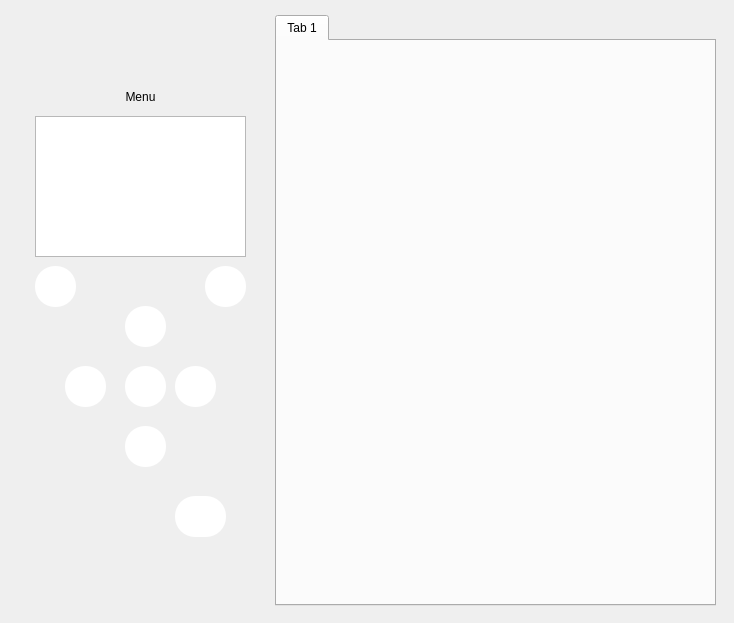
<?xml version="1.0" encoding="UTF-8"?>
<ui version="4.0">
 <class>MainWindow</class>
 <widget class="QMainWindow" name="MainWindow">
  <property name="geometry">
   <rect>
    <x>0</x>
    <y>0</y>
    <width>734</width>
    <height>623</height>
   </rect>
  </property>
  <property name="windowTitle">
   <string>MainWindow</string>
  </property>
  <widget class="QWidget" name="centralwidget">
   <widget class="QWidget" name="horizontalLayoutWidget">
    <property name="geometry">
     <rect>
      <x>10</x>
      <y>10</y>
      <width>711</width>
      <height>601</height>
     </rect>
    </property>
    <layout class="QHBoxLayout" name="horizontalLayout" stretch="0,0">
     <property name="spacing">
      <number>10</number>
     </property>
     <property name="leftMargin">
      <number>5</number>
     </property>
     <property name="topMargin">
      <number>5</number>
     </property>
     <property name="rightMargin">
      <number>5</number>
     </property>
     <property name="bottomMargin">
      <number>5</number>
     </property>
     <item>
      <widget class="QWidget" name="widget" native="true">
       <property name="sizePolicy">
        <sizepolicy hsizetype="MinimumExpanding" vsizetype="MinimumExpanding">
         <horstretch>0</horstretch>
         <verstretch>0</verstretch>
        </sizepolicy>
       </property>
       <property name="minimumSize">
        <size>
         <width>250</width>
         <height>488</height>
        </size>
       </property>
       <property name="maximumSize">
        <size>
         <width>250</width>
         <height>488</height>
        </size>
       </property>
       <property name="baseSize">
        <size>
         <width>250</width>
         <height>488</height>
        </size>
       </property>
       <widget class="QPushButton" name="okButton">
        <property name="geometry">
         <rect>
          <x>110</x>
          <y>300</y>
          <width>41</width>
          <height>41</height>
         </rect>
        </property>
        <property name="styleSheet">
         <string notr="true">QPushButton {
image: url(:/buttons/okButton.svg);
background-color: #ffffff;
border-radius: 20px;
}

QPushButton:pressed {
	background-color: #ffd300;
}</string>
        </property>
        <property name="text">
         <string/>
        </property>
       </widget>
       <widget class="QPushButton" name="menuButton">
        <property name="geometry">
         <rect>
          <x>190</x>
          <y>200</y>
          <width>41</width>
          <height>41</height>
         </rect>
        </property>
        <property name="styleSheet">
         <string notr="true">QPushButton {
image: url(:/buttons/menuButton.svg);
background-color: #ffffff;
border-radius: 20px;
}

QPushButton:pressed {
	background-color: #ffd300;
}</string>
        </property>
        <property name="text">
         <string/>
        </property>
       </widget>
       <widget class="QPushButton" name="backButton">
        <property name="geometry">
         <rect>
          <x>20</x>
          <y>200</y>
          <width>41</width>
          <height>41</height>
         </rect>
        </property>
        <property name="styleSheet">
         <string notr="true">QPushButton {
image: url(:/buttons/backButton.svg);
background-color: #ffffff;
border-radius: 20px;
}

QPushButton:pressed {
	background-color: #ffd300;
}</string>
        </property>
        <property name="text">
         <string/>
        </property>
       </widget>
       <widget class="QPushButton" name="upButton">
        <property name="geometry">
         <rect>
          <x>110</x>
          <y>240</y>
          <width>41</width>
          <height>41</height>
         </rect>
        </property>
        <property name="styleSheet">
         <string notr="true">QPushButton {
image: url(:/buttons/upButton.svg);
background-color: #ffffff;
border-radius: 20px;
}

QPushButton:pressed {
	background-color: #ffd300;
}</string>
        </property>
        <property name="text">
         <string/>
        </property>
       </widget>
       <widget class="QPushButton" name="rightButton">
        <property name="geometry">
         <rect>
          <x>160</x>
          <y>300</y>
          <width>41</width>
          <height>41</height>
         </rect>
        </property>
        <property name="styleSheet">
         <string notr="true">QPushButton {
image: url(:/buttons/rightButton.svg);
background-color: #ffffff;
border-radius: 20px;
}

QPushButton:pressed {
	background-color: #ffd300;
}</string>
        </property>
        <property name="text">
         <string/>
        </property>
       </widget>
       <widget class="QPushButton" name="leftButton">
        <property name="geometry">
         <rect>
          <x>50</x>
          <y>300</y>
          <width>41</width>
          <height>41</height>
         </rect>
        </property>
        <property name="styleSheet">
         <string notr="true">QPushButton {
image: url(:/buttons/leftButton.svg);
background-color: #ffffff;
border-radius: 20px;
}

QPushButton:pressed {
	background-color: #ffd300;
}</string>
        </property>
        <property name="text">
         <string/>
        </property>
       </widget>
       <widget class="QPushButton" name="downButton">
        <property name="geometry">
         <rect>
          <x>110</x>
          <y>360</y>
          <width>41</width>
          <height>41</height>
         </rect>
        </property>
        <property name="styleSheet">
         <string notr="true">QPushButton {
image: url(:/buttons/downButton.svg);
background-color: #ffffff;
border-radius: 20px;
}

QPushButton:pressed {
	background-color: #ffd300;
}</string>
        </property>
        <property name="text">
         <string/>
        </property>
       </widget>
       <widget class="QPushButton" name="powerButton">
        <property name="geometry">
         <rect>
          <x>160</x>
          <y>430</y>
          <width>51</width>
          <height>41</height>
         </rect>
        </property>
        <property name="styleSheet">
         <string notr="true">QPushButton {
image: url(:/buttons/powerButton.svg);
background-color: #ffffff;
border-radius: 20px;
}

QPushButton:pressed {
	background-color: #ffd300;
}</string>
        </property>
        <property name="text">
         <string/>
        </property>
       </widget>
       <widget class="QLabel" name="menuLabel">
        <property name="geometry">
         <rect>
          <x>10</x>
          <y>20</y>
          <width>231</width>
          <height>21</height>
         </rect>
        </property>
        <property name="autoFillBackground">
         <bool>false</bool>
        </property>
        <property name="text">
         <string>Menu</string>
        </property>
        <property name="alignment">
         <set>Qt::AlignCenter</set>
        </property>
       </widget>
       <widget class="QWidget" name="programViewWidget" native="true">
        <property name="geometry">
         <rect>
          <x>20</x>
          <y>50</y>
          <width>211</width>
          <height>141</height>
         </rect>
        </property>
        <widget class="QGraphicsView" name="graphView">
         <property name="geometry">
          <rect>
           <x>0</x>
           <y>0</y>
           <width>211</width>
           <height>141</height>
          </rect>
         </property>
        </widget>
        <widget class="QListWidget" name="listWidget">
         <property name="geometry">
          <rect>
           <x>0</x>
           <y>0</y>
           <width>211</width>
           <height>141</height>
          </rect>
         </property>
        </widget>
       </widget>
      </widget>
     </item>
     <item>
      <widget class="QTabWidget" name="tabWidget">
       <property name="currentIndex">
        <number>0</number>
       </property>
       <widget class="QWidget" name="adminTab">
        <attribute name="title">
         <string>Tab 1</string>
        </attribute>
       </widget>
      </widget>
     </item>
    </layout>
   </widget>
  </widget>
 </widget>
 <resources/>
 <connections/>
</ui>
